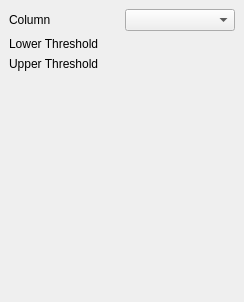
<ui version="4.0" >
 <class>ThresholdTablePanel</class>
 <widget class="QWidget" name="ThresholdTablePanel" >
  <property name="geometry" >
   <rect>
    <x>0</x>
    <y>0</y>
    <width>244</width>
    <height>302</height>
   </rect>
  </property>
  <property name="windowTitle" >
   <string>Form</string>
  </property>
  <layout class="QGridLayout" >
   <property name="leftMargin" >
    <number>9</number>
   </property>
   <property name="topMargin" >
    <number>9</number>
   </property>
   <property name="rightMargin" >
    <number>9</number>
   </property>
   <property name="bottomMargin" >
    <number>9</number>
   </property>
   <property name="horizontalSpacing" >
    <number>6</number>
   </property>
   <property name="verticalSpacing" >
    <number>6</number>
   </property>
   <item row="4" column="0" colspan="2" >
    <spacer>
     <property name="orientation" >
      <enum>Qt::Vertical</enum>
     </property>
     <property name="sizeHint" >
      <size>
       <width>20</width>
       <height>40</height>
      </size>
     </property>
    </spacer>
   </item>
   <item row="2" column="1" >
    <layout class="QHBoxLayout" >
     <property name="spacing" >
      <number>6</number>
     </property>
     <property name="leftMargin" >
      <number>0</number>
     </property>
     <property name="topMargin" >
      <number>0</number>
     </property>
     <property name="rightMargin" >
      <number>0</number>
     </property>
     <property name="bottomMargin" >
      <number>0</number>
     </property>
     <item>
      <widget class="pqDoubleRangeWidget" native="1" name="ThresholdBetween_1" />
     </item>
    </layout>
   </item>
   <item row="2" column="0" >
    <widget class="QLabel" name="label_4" >
     <property name="text" >
      <string>Upper Threshold</string>
     </property>
     <property name="wordWrap" >
      <bool>true</bool>
     </property>
    </widget>
   </item>
   <item row="1" column="0" >
    <widget class="QLabel" name="label_3" >
     <property name="text" >
      <string>Lower Threshold</string>
     </property>
     <property name="wordWrap" >
      <bool>true</bool>
     </property>
    </widget>
   </item>
   <item row="1" column="1" >
    <layout class="QHBoxLayout" >
     <property name="spacing" >
      <number>6</number>
     </property>
     <property name="leftMargin" >
      <number>0</number>
     </property>
     <property name="topMargin" >
      <number>0</number>
     </property>
     <property name="rightMargin" >
      <number>0</number>
     </property>
     <property name="bottomMargin" >
      <number>0</number>
     </property>
     <item>
      <widget class="pqDoubleRangeWidget" native="1" name="ThresholdBetween_0" />
     </item>
    </layout>
   </item>
   <item row="0" column="1" >
    <widget class="QComboBox" name="Column" />
   </item>
   <item row="0" column="0" >
    <widget class="QLabel" name="label_2" >
     <property name="text" >
      <string>Column</string>
     </property>
    </widget>
   </item>
  </layout>
 </widget>
 <customwidgets>
  <customwidget>
   <class>pqDoubleRangeWidget</class>
   <extends>QWidget</extends>
   <header>pqDoubleRangeWidget.h</header>
  </customwidget>
 </customwidgets>
 <resources/>
 <connections/>
</ui>
